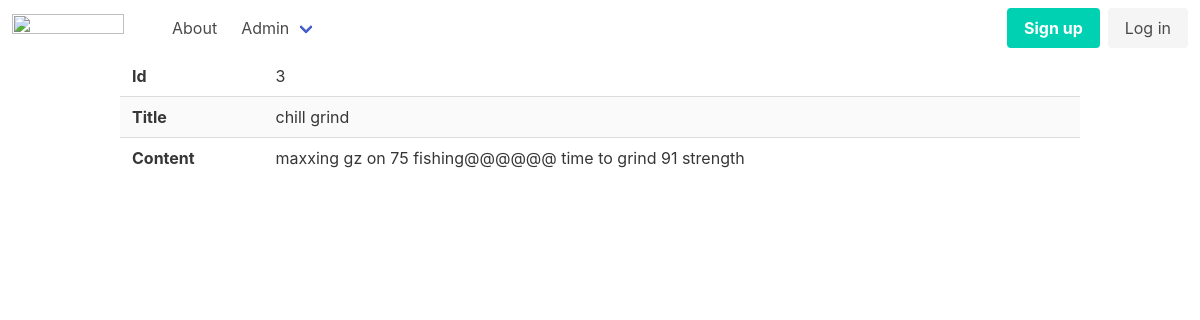
/admin/articles/view?id=3, run on the app's committed database.
### tables this page shows
CREATE TABLE "articles"
(
    id    integer
        constraint articles_pk
            primary key autoincrement,
    title text,
    body  text
);

### helpers.php (called while the page is built, shortened)
<?php
function view($viewName, $vars = []){
    extract($vars);
    include __DIR__ . "/views/$viewName.php";
}

### src/Controllers/ArticlesController.php (called while the page is built, shortened)
<?php
class ArticlesController {
    public function show() {
        $id = $_GET['id'];
        $article = Article::find($id);
        view('articles/view', compact('article'));
    }
}

### src/DB.php (called while the page is built, shortened)
<?php
class DB {
    private $conn;
    public function __construct(){
        try {
            $this->conn = new PDO("sqlite:db.sqlite");
            $this->conn->setAttribute(PDO::ATTR_ERRMODE, PDO::ERRMODE_EXCEPTION);
        } catch(PDOException $e) {
            echo "Connection failed: " . $e->getMessage();
        }
    }
    public function find($table, $class, $id){
        $stmt = $this->conn->prepare("SELECT * FROM $table WHERE id = $id");
        $stmt->execute();
        return $stmt->fetch();
    }
}

### src/Models/Model.php (called while the page is built, shortened)
<?php
class Model {
    public static $table;
    public static function find($id){
        $db = new DB();
        return $db -> find(static::$table, static::class, $id);
    }
}

### views/articles/view.php (the view)
<?php include __DIR__ . '/../partials/header.php'; ?>
<div class="container">
        <table class="table is-striped is-fullwidth">
            <tbody>
                <tr>
                    <th>Id</th>
                    <td><?=$article->id?></td>
                </tr>
                <tr>
                    <th>Title</th>
                    <td><?=$article->title?></td>
                </tr>
                <tr>
                    <th>Content</th>
                    <td><?=$article->body?></td>
                </tr>
            </tbody>
        </table>
</div>
<?php include __DIR__ . '/../partials/footer.php'; ?>

### data on the page
articles: id "3", title "chill grind", body "maxxing gz on 75 fishing@@@@@@ time to grind 91 strength"
